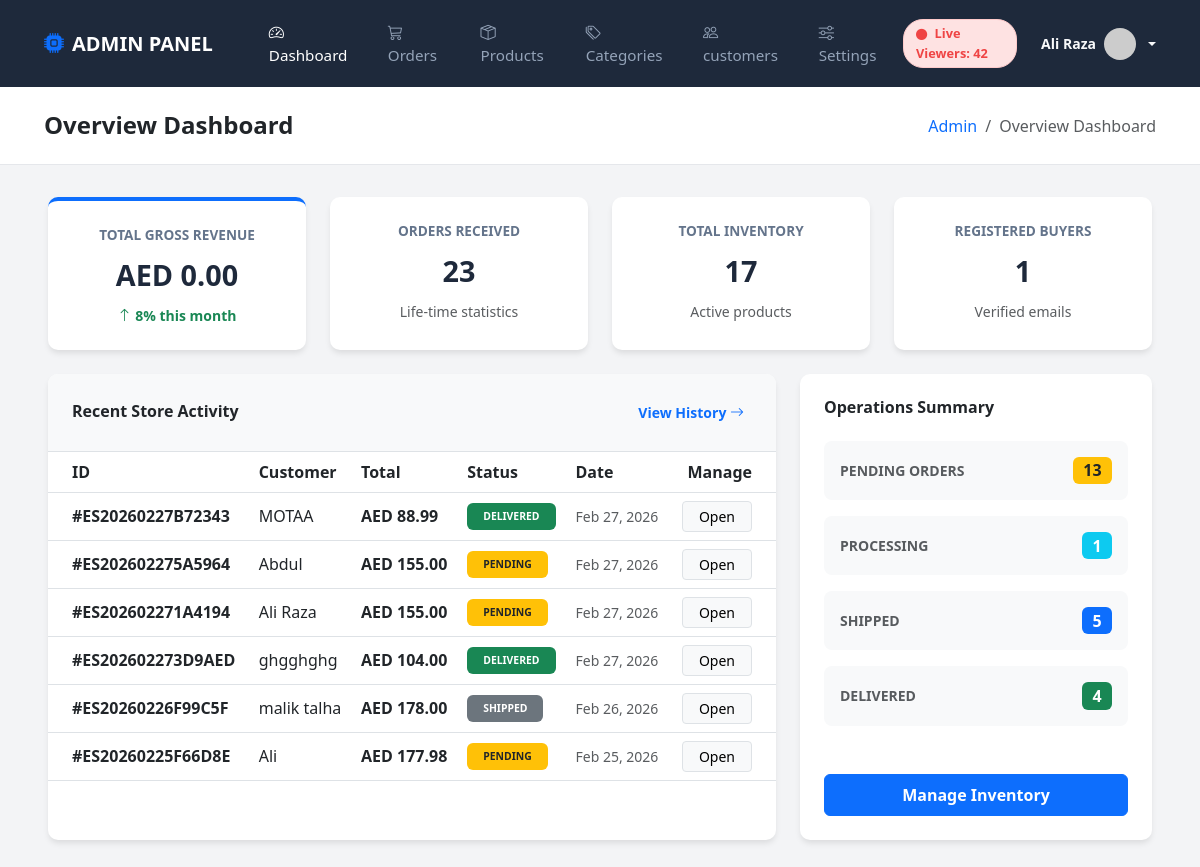
Page /admin/dashboard.php (signed in) on the committed database.
### tables this page shows
CREATE TABLE `orders` (
  `id` int(11) UNSIGNED NOT NULL,
  `order_number` varchar(50) NOT NULL,
  `user_id` int(11) UNSIGNED DEFAULT NULL,
  `customer_email` varchar(100) NOT NULL,
  `customer_name` varchar(100) NOT NULL,
  `customer_phone` varchar(20) NOT NULL,
  `shipping_address` text NOT NULL,
  `billing_address` text DEFAULT NULL,
  `subtotal` decimal(10,2) NOT NULL,
  `shipping_cost` decimal(10,2) DEFAULT 0.00,
  `tax` decimal(10,2) DEFAULT 0.00,
  `discount` decimal(10,2) DEFAULT 0.00,
  `total` decimal(10,2) NOT NULL,
  `payment_method` varchar(50) NOT NULL,
  `payment_status` enum('pending','paid','failed','refunded') DEFAULT 'pending',
  `order_status` enum('pending','processing','shipped','delivered','cancelled') DEFAULT 'pending',
  `notes` text DEFAULT NULL,
  `tracking_number` varchar(100) DEFAULT NULL,
  `created_at` timestamp NOT NULL DEFAULT current_timestamp(),
  `updated_at` timestamp NOT NULL DEFAULT current_timestamp() ON UPDATE current_timestamp()
);

### config/config.php (called while the page is built, shortened)
<?php
spl_autoload_register(function ($class) {
    $paths = [
        INCLUDES_PATH . '/' . $class . '.php',
        INCLUDES_PATH . '/models/' . $class . '.php',
        ADMIN_PATH . '/controllers/' . $class . '.php',
    ];
    foreach ($paths as $path) {
        if (file_exists($path)) {
            return;
        }
    }
});

### includes/Database.php (called while the page is built, shortened)
<?php
class Database
{
    private static $instance = null;
    private $connection;
    private function __construct()
    {
        try {
            $dsn = "mysql:host=" . DB_HOST . ";dbname=" . DB_NAME . ";charset=" . DB_CHARSET;
            $options = [
                PDO::ATTR_ERRMODE => PDO::ERRMODE_EXCEPTION,
                PDO::ATTR_DEFAULT_FETCH_MODE => PDO::FETCH_ASSOC,
                PDO::ATTR_EMULATE_PREPARES => false,
                PDO::MYSQL_ATTR_INIT_COMMAND => "SET NAMES " . DB_CHARSET
            ];
            $this->connection = new PDO($dsn, DB_USER, DB_PASS, $options);
        } catch (PDOException $e) {
            die("Database connection failed: " . $e->getMessage());
        }
    }
    public static function getInstance()
    {
        if (self::$instance === null) {
            self::$instance = new self();
        }
        return self::$instance;
    }
    public function query($sql, $params = [])
    {
        try {
            $stmt = $this->connection->prepare($sql);
            $stmt->execute($params);
            return $stmt;
        } catch (PDOException $e) {
            error_log("Database query error: " . $e->getMessage());
            throw $e;
        }
    }
    public function fetchAll($sql, $params = [])
    {
        $stmt = $this->query($sql, $params);
        return $stmt->fetchAll();
    }
    public function fetchOne($sql, $params = [])
    {
        $stmt = $this->query($sql, $params);
        return $stmt->fetch();
    }
    public function count($table, $where = '1=1', $whereParams = [])
    {
        $sql = "SELECT COUNT(*) as count FROM `{$table}` WHERE {$where}";
        $result = $this->fetchOne($sql, $whereParams);
        return $result['count'] ?? 0;
    }
}

### includes/models/Order.php (called while the page is built, shortened)
<?php
class Order
{
    private $db;
    public function __construct()
    {
        $this->db = Database::getInstance();
    }
    public function getStatistics()
    {
        $stats = [];
        $stats['total_orders'] = $this->db->count('orders');
        $result = $this->db->fetchOne("SELECT SUM(total) as total_revenue FROM orders WHERE payment_status = 'paid'");
        $stats['total_revenue'] = $result['total_revenue'] ?? 0;
        $statusCounts = $this->db->fetchAll("SELECT order_status, COUNT(*) as count FROM orders GROUP BY order_status");
        $stats['by_status'] = [];
        foreach ($statusCounts as $row) {
            $stats['by_status'][$row['order_status']] = $row['count'];
        }
        $stats['recent_orders'] = $this->db->fetchAll(
            "SELECT * FROM orders ORDER BY created_at DESC LIMIT 10"
        );
        return $stats;
    }
}

### includes/Helpers.php (called while the page is built, shortened)
<?php
class Helpers
{
    public static function formatPrice($price)
    {
        return 'AED ' . number_format($price, 2);
    }
    public static function adminUrl($path = '')
    {
        return ADMIN_URL . '/' . ltrim($path, '/');
    }
}

### includes/Security.php (called while the page is built, shortened)
<?php
class Security
{
    public static function escape($string)
    {
        return htmlspecialchars($string, ENT_QUOTES, 'UTF-8');
    }
}

### admin/dashboard.php (the view, shortened to what this page needs)
<?php
require_once __DIR__ . '/../config/config.php';
require_once 'includes/header.php';
$orderModel = new Order();
$stats = $orderModel->getStatistics();
$db = Database::getInstance();
$totalProducts = $db->count('products');
$totalCustomers = $db->count('users');
$recentOrders = $db->fetchAll("SELECT * FROM orders ORDER BY created_at DESC LIMIT 6");
?>
<div class="row g-4 mb-4">
    <div class="col-md-3">
        <div class="admin-card text-center border-top border-primary border-4">
            <div class="stat-label mb-2">Total Gross Revenue</div>
            <div class="stat-val"><?php echo Helpers::formatPrice($stats['total_revenue']); ?></div>
            <div class="text-success small fw-bold mt-2"><i class="bi bi-arrow-up"></i> 8% this month</div>
        </div>
    </div>
    <div class="col-md-3">
        <div class="admin-card text-center">
            <div class="stat-label mb-2">Orders Received</div>
            <div class="stat-val"><?php echo number_format($stats['total_orders']); ?></div>
            <div class="text-muted small mt-2">Life-time statistics</div>
        </div>
    </div>
    <div class="col-md-3">
        <div class="admin-card text-center">
            <div class="stat-label mb-2">Total Inventory</div>
            <div class="stat-val"><?php echo number_format($totalProducts); ?></div>
            <div class="text-muted small mt-2">Active products</div>
        </div>
    </div>
    <div class="col-md-3">
        <div class="admin-card text-center">
            <div class="stat-label mb-2">Registered Buyers</div>
            <div class="stat-val"><?php echo number_format($totalCustomers); ?></div>
            <div class="text-muted small mt-2">Verified emails</div>
        </div>
    </div>
</div>
<div class="row g-4">
    <div class="col-lg-8">
        <div class="admin-card p-0 overflow-hidden">
            <div class="p-4 border-bottom bg-light d-flex justify-content-between align-items-center">
                <h6 class="mb-0 fw-bold">Recent Store Activity</h6>
                <a href="<?php echo Helpers::adminUrl('orders.php'); ?>"
                    class="btn btn-sm btn-outline-primary border-0 fw-bold">View History <i
                        class="bi bi-arrow-right"></i></a>
            </div>
            <div class="table-responsive">
                <table class="table table-hover align-middle mb-0">
                    <thead class="bg-light">
                        <tr>
                            <th class="ps-4">ID</th>
                            <th>Customer</th>
                            <th>Total</th>
                            <th>Status</th>
                            <th>Date</th>
                            <th class="text-end pe-4">Manage</th>
                        </tr>
                    </thead>
                    <tbody>
                        <?php foreach ($recentOrders as $order): ?>
                            <tr>
                                <td class="ps-4 fw-bold">#<?php echo Security::escape($order['order_number']); ?></td>
                                <td><?php echo Security::escape($order['customer_name']); ?></td>
                                <td class="fw-bold"><?php echo Helpers::formatPrice($order['total']); ?></td>
                                <td>
                                    <?php
                                    $badgeClass = 'bg-secondary';
                                    if ($order['order_status'] == 'pending')
                                        $badgeClass = 'bg-warning text-dark';
                                    if ($order['order_status'] == 'delivered')
                                        $badgeClass = 'bg-success text-white';
                                    ?>
                                    <span class="badge <?php echo $badgeClass; ?> px-3 py-2 fw-bold text-uppercase"
                                        style="font-size: 0.65rem;">
                                        <?php echo $order['order_status']; ?>
                                    </span>
                                </td>
                                <td class="small text-muted"><?php echo date('M d, Y', strtotime($order['created_at'])); ?>
                                </td>
                                <td class="text-end pe-4">
                                    <a href="<?php echo Helpers::adminUrl('order-details.php?id=' . $order['id']); ?>"
                                        class="btn btn-sm btn-light border px-3">Open</a>
                                </td>
                            </tr>
                        <?php endforeach; ?>
                    </tbody>
                </table>
            </div>
        </div>
    </div>
    <div class="col-lg-4">
        <div class="admin-card">
            <h6 class="fw-bold mb-4">Operations Summary</h6>
            <div class="d-flex flex-column gap-3">
                <div class="p-3 bg-light rounded-3 d-flex justify-content-between align-items-center">
                    <div class="small fw-bold text-muted text-uppercase">Pending Orders</div>
                    <div class="badge bg-warning text-dark fs-6"><?php echo $stats['by_status']['pending'] ?? 0; ?>
                    </div>
                </div>
                <div class="p-3 bg-light rounded-3 d-flex justify-content-between align-items-center">
                    <div class="small fw-bold text-muted text-uppercase">Processing</div>
                    <div class="badge bg-info text-white fs-6"><?php echo $stats['by_status']['processing'] ?? 0; ?>
                    </div>
                </div>
                <div class="p-3 bg-light rounded-3 d-flex justify-content-between align-items-center">
                    <div class="small fw-bold text-muted text-uppercase">Shipped</div>
                    <div class="badge bg-primary text-white fs-6"><?php echo $stats['by_status']['shipped'] ?? 0; ?>
                    </div>
                </div>
                <div class="p-3 bg-light rounded-3 d-flex justify-content-between align-items-center">
                    <div class="small fw-bold text-muted text-uppercase">Delivered</div>
                    <div class="badge bg-success text-white fs-6"><?php echo $stats['by_status']['delivered'] ?? 0; ?>
                    </div>
                </div>
            </div>
            <div class="mt-5 text-center">
                <a href="<?php echo Helpers::adminUrl('products.php'); ?>"
                    class="btn btn-primary w-100 py-2 fw-bold">Manage Inventory</a>
            </div>
        </div>
    </div>
</div>
<?php require_once 'includes/footer.php'; ?>

### admin/includes/header.php (style rules this page uses)
:root { --admin-primary: #4f46e5; --admin-bg: #f3f4f6; }
body { background-color: var(--admin-bg); font-family: 'Segoe UI', Tahoma, Geneva, Verdana, sans-serif; }
.admin-card { background: #fff; border: none; border-radius: 10px; box-shadow: 0 4px 6px -1px rgba(0, 0, 0, 0.1); padding: 1.5rem; height: 100%; }
.stat-val { font-size: 1.8rem; font-weight: 700; color: #1e293b; }
.stat-label { font-size: 0.85rem; color: #64748b; text-transform: uppercase; font-weight: 600; }

### rows in the picture
orders: order_number "ES20260227B72343", customer_name "MOTAA", total "AED 88.99", order_status "DELIVERED", created_at "Feb 27, 2026"
orders: order_number "ES202602275A5964", customer_name "Abdul", total "AED 155.00", order_status "PENDING", created_at "Feb 27, 2026"
orders: order_number "ES202602271A4194", customer_name "Ali Raza", total "AED 155.00", order_status "PENDING", created_at "Feb 27, 2026"
orders: order_number "ES202602273D9AED", customer_name "ghgghghg", total "AED 104.00", order_status "DELIVERED", created_at "Feb 27, 2026"
orders: order_number "ES20260226F99C5F", customer_name "malik talha", total "AED 178.00", order_status "SHIPPED", created_at "Feb 26, 2026"
orders: order_number "ES20260225F66D8E", customer_name "Ali", total "AED 177.98", order_status "PENDING", created_at "Feb 25, 2026"

### other values in the picture
Security::escape($adminName) "Ali Raza"
$pageTitle "Overview Dashboard"
Helpers::formatPrice($stats['total_revenue']) "AED 0.00"
$stats['total_orders'] "23"
$totalProducts "17"
$totalCustomers "1"
$stats['by_status']['pending'] "13"
$stats['by_status']['processing'] "1"
$stats['by_status']['shipped'] "5"
$stats['by_status']['delivered'] "4"
